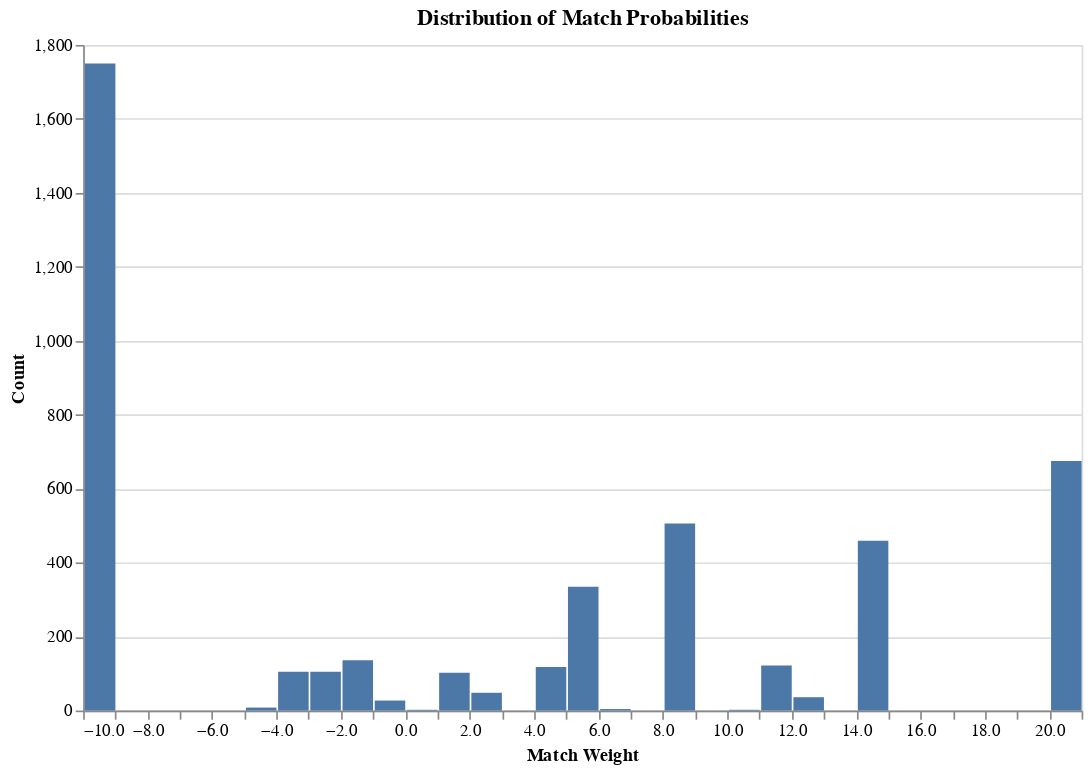

The cell this chart's notebook holds for it:
### Code cell
import altair as alt
# Plot histogram of match weights

# This list does not include any stockport records where no comparison pairs were made
# because blocking rules did not find any potential matches

# Add in unmatched records
sql = """
WITH matched_stockport_ids as (
    select distinct unique_id_l
    from ranked_matches
)
select
    -10 as match_weight,
    0.0 as match_probability,
from data_for_matching t
where t.source_dataset = 'stockport'
and t.unique_id not in (select unique_id_l from matched_stockport_ids)
"""

unmatched_records = duckdb.sql(sql)
unmatched_records.show(max_rows=10, max_width=400)


sql = """
select match_probability, match_weight from ranked_matches
union all
select match_probability, match_weight from unmatched_records
order by match_probability desc
"""

all_records = con.sql(sql)

# Create the histogram
chart = (
    alt.Chart(all_records.df())
    .mark_bar()
    .encode(
        alt.X("match_weight:Q", bin=alt.Bin(maxbins=50), title="Match Weight"),
        alt.Y("count():Q", title="Count"),
    )
    .properties(title="Distribution of Match Probabilities", width=600, height=400)
)

# Save the chart
chart

### Figure 1 — Vega-Lite specification as saved in the notebook (floating-point values rounded to 4 significant figures; data arrays with more than 128 entries replaced by an {"elided": "..."} marker saying what was removed)
{"config": {"view": {"continuousWidth": 300, "continuousHeight": 300}}, "data": {"name": "data-4cac2073f868d4f03227d5d5c4253403"}, "mark": {"type": "bar"}, "encoding": {"x": {"bin": {"maxbins": 50}, "field": "match_weight", "title": "Match Weight", "type": "quantitative"}, "y": {"aggregate": "count", "title": "Count", "type": "quantitative"}}, "height": 400, "title": "Distribution of Match Probabilities", "width": 600, "$schema": "https://vega.github.io/schema/vega-lite/v5.20.1.json", "datasets": {"data-4cac2073f868d4f03227d5d5c4253403": {"elided": "4540 records"}}}
